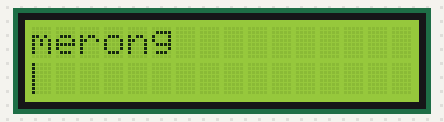
The sketch below on a simulated Arduino Uno, built with avr-gcc and run on an emulated ATmega328P. Parts: 16×2 character LCD.

Above: at 0.11 s.
At 5.03 s:
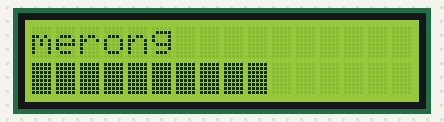
At 10.04 s:
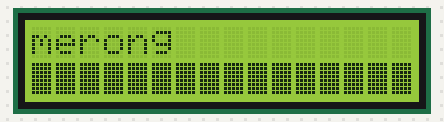
At 19.97 s:
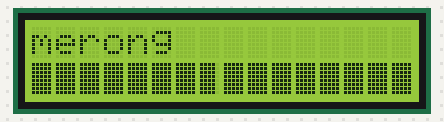
At 29.99 s:
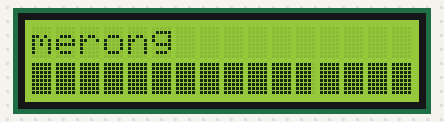
At 39.93 s:
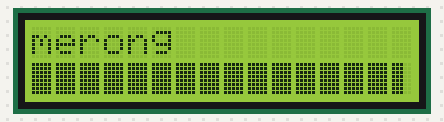

The sketch:

progressbar.ino
```cpp
#include <LiquidCrystal.h>

int time = 0;
LiquidCrystal lcd(2,3,4,5,6,7);
byte p20[8] = {
  B10000,B10000,B10000,B10000,B10000,B10000,B10000,B10000,
};
byte p40[8] = {
  B11000,B11000,B11000,B11000,B11000,B11000,B11000,B11000,
};
byte p60[8] = {
  B11100,B11100,B11100,B11100,B11100,B11100,B11100,B11100,
};
byte p80[8] = {
  B11110,B11110,B11110,B11110,B11110,B11110,B11110,B11110,
};
byte p100[8] = {
  B11111,B11111,B11111,B11111,B11111,B11111,B11111,B11111,
};


void setup() {
  lcd.begin(16, 2);
  lcd.print("merong");

  lcd.createChar(0, p20);
  lcd.createChar(1, p40);
  lcd.createChar(2, p60);
  lcd.createChar(3, p80);
  lcd.createChar(4, p100);


}

void loop() {
  lcd.setCursor(0, 1);

  lcd.print("");

  for(int i=0;i<16;i++){
    for(int j=0;j<5;j++){
      lcd.setCursor(i, 1);
      lcd.write(j);
      delay(100);
    }
  }
}
```
